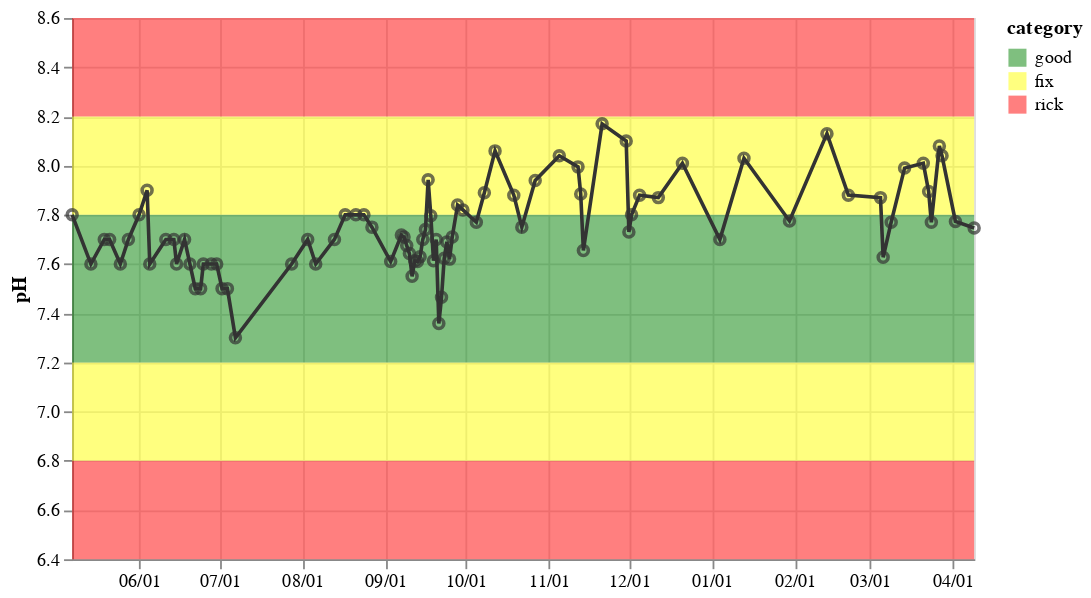

Source (notebook cell):
### Code cell
base = alt.Chart(readings.groupby('date', as_index=False).mean()).encode(
    x=alt.X('date:T', axis=alt.Axis(format='%m/%d'), title=None),
).properties(
    width=500,
    height=300
)

line = base.mark_line(color='#333').encode(
    alt.Y('ph_instrument:Q', title='pH')
)

points = line.mark_point(color='#333')

zones = alt.Chart(ph_ranges).mark_rect(opacity=.5).encode(
    y=alt.Y('low', scale=alt.Scale(domain=(6.5, 8.5))),
    y2='high',
    color=alt.Color('category:N', scale=alt.Scale(domain=ph_cats, range=ph_cat_colors))
)

# free_chlorine_line = base.mark_line(color='blue').encode(
#     alt.Y('free_chlorine:Q', title='Free Chlorine')
# )

zones + line + points

### Figure 1 — Vega-Lite specification as saved in the notebook (floating-point values rounded to 4 significant figures)
{"config": {"view": {"continuousWidth": 400, "continuousHeight": 300}}, "layer": [{"data": {"name": "data-18b98d4426c5dfb24dfddbeffcfc6075"}, "mark": {"type": "rect", "opacity": 0.5}, "encoding": {"color": {"field": "category", "scale": {"domain": ["good", "fix", "rick"], "range": ["green", "yellow", "red"]}, "type": "nominal"}, "y": {"field": "low", "scale": {"domain": [6.5, 8.5]}, "type": "quantitative"}, "y2": {"field": "high"}}}, {"data": {"name": "data-ae2f2d4b7a5aaa2c7feeb13bcc072a6a"}, "mark": {"type": "line", "color": "#333"}, "encoding": {"x": {"axis": {"format": "%m/%d"}, "field": "date", "title": null, "type": "temporal"}, "y": {"field": "ph_instrument", "title": "pH", "type": "quantitative"}}, "height": 300, "width": 500}, {"data": {"name": "data-ae2f2d4b7a5aaa2c7feeb13bcc072a6a"}, "mark": {"type": "point", "color": "#333"}, "encoding": {"x": {"axis": {"format": "%m/%d"}, "field": "date", "title": null, "type": "temporal"}, "y": {"field": "ph_instrument", "title": "pH", "type": "quantitative"}}, "height": 300, "width": 500}], "$schema": "https://vega.github.io/schema/vega-lite/v4.17.0.json", "datasets": {"data-18b98d4426c5dfb24dfddbeffcfc6075": [{"low": 6.4, "high": 6.8, "category": "rick"}, {"low": 6.8, "high": 7.2, "category": "fix"}, {"low": 7.2, "high": 7.8, "category": "good"}, {"low": 7.8, "high": 8.2, "category": "fix"}, {"low": 8.2, "high": 8.6, "category": "rick"}], "data-ae2f2d4b7a5aaa2c7feeb13bcc072a6a": [{"date": "2022-05-07T00:00:00", "total_hardness": 500.0, "total_chlorine": 5.0, "free_chlorine": 5.0, "ph_strip": null, "total_alkalinity": 120.0, "stabilizer": 50.0, "ph_instrument": 7.8, "water_temp": null}, {"date": "2022-05-14T00:00:00", "total_hardness": 500.0, "total_chlorine": 1.0, "free_chlorine": 0.0, "ph_strip": null, "total_alkalinity": 40.0, "stabilizer": 0.0, "ph_instrument": 7.6, "water_temp": 83.1}, {"date": "2022-05-19T00:00:00", "total_hardness": 250.0, "total_chlorine": 3.0, "free_chlorine": 3.0, "ph_strip": null, "total_alkalinity": 40.0, "stabilizer": 50.0, "ph_instrument": 7.7, "water_temp": 85.4}, {"date": "2022-05-21T00:00:00", "total_hardness": 500.0, "total_chlorine": 3.0, "free_chlorine": 1.0, "ph_strip": null, "total_alkalinity": 40.0, "stabilizer": 0.0, "ph_instrument": 7.7, "water_temp": 80.9}, {"date": "2022-05-25T00:00:00", "total_hardness": 500.0, "total_chlorine": 3.0, "free_chlorine": 1.0, "ph_strip": null, "total_alkalinity": 40.0, "stabilizer": 0.0, "ph_instrument": 7.6, "water_temp": 82.0}, {"date": "2022-05-28T00:00:00", "total_hardness": 500.0, "total_chlorine": 1.0, "free_chlorine": 1.0, "ph_strip": null, "total_alkalinity": 40.0, "stabilizer": 0.0, "ph_instrument": 7.7, "water_temp": 82.0}, {"date": "2022-06-01T00:00:00", "total_hardness": 500.0, "total_chlorine": 1.0, "free_chlorine": 1.0, "ph_strip": null, "total_alkalinity": 40.0, "stabilizer": 50.0, "ph_instrument": 7.8, "water_temp": 84.5}, {"date": "2022-06-04T00:00:00", "total_hardness": 250.0, "total_chlorine": 0.0, "free_chlorine": 0.0, "ph_strip": null, "total_alkalinity": 40.0, "stabilizer": 50.0, "ph_instrument": 7.9, "water_temp": 79.8}, {"date": "2022-06-05T00:00:00", "total_hardness": 500.0, "total_chlorine": 1.0, "free_chlorine": 0.0, "ph_strip": null, "total_alkalinity": 40.0, "stabilizer": 50.0, "ph_instrument": 7.6, "water_temp": 85.2}, {"date": "2022-06-11T00:00:00", "total_hardness": 500.0, "total_chlorine": 3.0, "free_chlorine": 3.0, "ph_strip": null, "total_alkalinity": 40.0, "stabilizer": 50.0, "ph_instrument": 7.7, "water_temp": 84.2}, {"date": "2022-06-14T00:00:00", "total_hardness": 500.0, "total_chlorine": 1.0, "free_chlorine": 1.0, "ph_strip": null, "total_alkalinity": 40.0, "stabilizer": 50.0, "ph_instrument": 7.7, "water_temp": 86.7}, {"date": "2022-06-15T00:00:00", "total_hardness": 500.0, "total_chlorine": 3.0, "free_chlorine": 3.0, "ph_strip": null, "total_alkalinity": 120.0, "stabilizer": 50.0, "ph_instrument": 7.6, "water_temp": 87.4}, {"date": "2022-06-18T00:00:00", "total_hardness": 500.0, "total_chlorine": 3.0, "free_chlorine": 1.0, "ph_strip": null, "total_alkalinity": 40.0, "stabilizer": 50.0, "ph_instrument": 7.7, "water_temp": 85.4}, {"date": "2022-06-20T00:00:00", "total_hardness": 500.0, "total_chlorine": 1.0, "free_chlorine": 1.0, "ph_strip": null, "total_alkalinity": 40.0, "stabilizer": 50.0, "ph_instrument": 7.6, "water_temp": 88.3}, {"date": "2022-06-22T00:00:00", "total_hardness": 250.0, "total_chlorine": 2.0, "free_chlorine": 1.5, "ph_strip": 6.8, "total_alkalinity": 40.0, "stabilizer": 0.0, "ph_instrument": 7.5, "water_temp": 83.8}, {"date": "2022-06-24T00:00:00", "total_hardness": 500.0, "total_chlorine": 3.0, "free_chlorine": 1.0, "ph_strip": 6.8, "total_alkalinity": 40.0, "stabilizer": 0.0, "ph_instrument": 7.5, "water_temp": 86.3}, {"date": "2022-06-25T00:00:00", "total_hardness": 500.0, "total_chlorine": 3.0, "free_chlorine": 3.0, "ph_strip": 6.8, "total_alkalinity": 40.0, "stabilizer": 0.0, "ph_instrument": 7.6, "water_temp": 86.3}, {"date": "2022-06-28T00:00:00", "total_hardness": 250.0, "total_chlorine": 0.5, "free_chlorine": 0.0, "ph_strip": 6.8, "total_alkalinity": 40.0, "stabilizer": 0.0, "ph_instrument": 7.6, "water_temp": 87.3}, {"date": "2022-06-30T00:00:00", "total_hardness": 250.0, "total_chlorine": 3.0, "free_chlorine": 3.0, "ph_strip": 6.8, "total_alkalinity": 40.0, "stabilizer": 0.0, "ph_instrument": 7.6, "water_temp": 84.5}, {"date": "2022-07-02T00:00:00", "total_hardness": 250.0, "total_chlorine": 3.0, "free_chlorine": 1.0, "ph_strip": 6.8, "total_alkalinity": 20.0, "stabilizer": 0.0, "ph_instrument": 7.5, "water_temp": 85.4}, {"date": "2022-07-04T00:00:00", "total_hardness": 250.0, "total_chlorine": 4.0, "free_chlorine": 1.5, "ph_strip": 6.8, "total_alkalinity": 20.0, "stabilizer": 0.0, "ph_instrument": 7.5, "water_temp": 88.6}, {"date": "2022-07-07T00:00:00", "total_hardness": 250.0, "total_chlorine": 15.0, "free_chlorine": 6.5, "ph_strip": 6.2, "total_alkalinity": 20.0, "stabilizer": 0.0, "ph_instrument": 7.3, "water_temp": 87.7}, {"date": "2022-07-28T00:00:00", "total_hardness": 250.0, "total_chlorine": 3.0, "free_chlorine": 3.0, "ph_strip": 6.8, "total_alkalinity": 20.0, "stabilizer": 40.0, "ph_instrument": 7.6, "water_temp": 85.6}, {"date": "2022-08-03T00:00:00", "total_hardness": 250.0, "total_chlorine": 3.0, "free_chlorine": 3.0, "ph_strip": 6.8, "total_alkalinity": 40.0, "stabilizer": 50.0, "ph_instrument": 7.7, "water_temp": 85.7}, {"date": "2022-08-06T00:00:00", "total_hardness": 250.0, "total_chlorine": 3.0, "free_chlorine": 2.5, "ph_strip": 6.8, "total_alkalinity": 30.0, "stabilizer": 20.0, "ph_instrument": 7.6, "water_temp": 87.25}, {"date": "2022-08-13T00:00:00", "total_hardness": 250.0, "total_chlorine": 1.0, "free_chlorine": 0.75, "ph_strip": 6.8, "total_alkalinity": 30.0, "stabilizer": 20.0, "ph_instrument": 7.7, "water_temp": 85.75}, {"date": "2022-08-17T00:00:00", "total_hardness": 250.0, "total_chlorine": 1.0, "free_chlorine": 0.5, "ph_strip": 6.8, "total_alkalinity": 40.0, "stabilizer": 40.0, "ph_instrument": 7.8, "water_temp": 88.3}, {"date": "2022-08-21T00:00:00", "total_hardness": 250.0, "total_chlorine": 1.0, "free_chlorine": 0.5, "ph_strip": 6.8, "total_alkalinity": 40.0, "stabilizer": 40.0, "ph_instrument": 7.8, "water_temp": 88.1}, {"date": "2022-08-24T00:00:00", "total_hardness": 250.0, "total_chlorine": 3.0, "free_chlorine": 3.0, "ph_strip": 6.8, "total_alkalinity": 40.0, "stabilizer": 40.0, "ph_instrument": 7.8, "water_temp": 89.4}, {"date": "2022-08-27T00:00:00", "total_hardness": 250.0, "total_chlorine": 3.0, "free_chlorine": 2.0, "ph_strip": 6.8, "total_alkalinity": 40.0, "stabilizer": 40.0, "ph_instrument": 7.75, "water_temp": 87.3}, {"date": "2022-09-03T00:00:00", "total_hardness": 500.0, "total_chlorine": 3.0, "free_chlorine": 1.0, "ph_strip": 6.8, "total_alkalinity": 40.0, "stabilizer": 40.0, "ph_instrument": 7.61, "water_temp": 88.47}, {"date": "2022-09-07T00:00:00", "total_hardness": 300.0, "total_chlorine": 2.2, "free_chlorine": 1.0, "ph_strip": 6.8, "total_alkalinity": 40.0, "stabilizer": 40.0, "ph_instrument": 7.718, "water_temp": 88.48}, {"date": "2022-09-08T00:00:00", "total_hardness": 250.0, "total_chlorine": 3.0, "free_chlorine": 3.0, "ph_strip": 6.8, "total_alkalinity": 40.0, "stabilizer": 20.0, "ph_instrument": 7.71, "water_temp": 86.1}, {"date": "2022-09-09T00:00:00", "total_hardness": 300.0, "total_chlorine": 5.0, "free_chlorine": 3.0, "ph_strip": 6.2, "total_alkalinity": 30.0, "stabilizer": 20.0, "ph_instrument": 7.675, "water_temp": 87.2}, {"date": "2022-09-10T00:00:00", "total_hardness": 250.0, "total_chlorine": 8.75, "free_chlorine": 8.125, "ph_strip": 6.9, "total_alkalinity": 25.0, "stabilizer": 10.0, "ph_instrument": 7.643, "water_temp": 86.25}, {"date": "2022-09-11T00:00:00", "total_hardness": 250.0, "total_chlorine": 99.0, "free_chlorine": 99.0, "ph_strip": 6.8, "total_alkalinity": 20.0, "stabilizer": 0.0, "ph_instrument": 7.55, "water_temp": 86.3}, {"date": "2022-09-12T00:00:00", "total_hardness": 250.0, "total_chlorine": 10.0, "free_chlorine": 10.0, "ph_strip": 6.8, "total_alkalinity": 20.0, "stabilizer": 0.0, "ph_instrument": 7.613, "water_temp": 85.93}, {"date": "2022-09-13T00:00:00", "total_hardness": 250.0, "total_chlorine": 7.5, "free_chlorine": 7.0, "ph_strip": 6.8, "total_alkalinity": 30.0, "stabilizer": 20.0, "ph_instrument": 7.61, "water_temp": 84.2}, {"date": "2022-09-14T00:00:00", "total_hardness": 250.0, "total_chlorine": 5.0, "free_chlorine": 5.0, "ph_strip": 6.8, "total_alkalinity": 40.0, "stabilizer": 40.0, "ph_instrument": 7.63, "water_temp": 85.9}, {"date": "2022-09-15T00:00:00", "total_hardness": 250.0, "total_chlorine": 10.0, "free_chlorine": 4.0, "ph_strip": 6.8, "total_alkalinity": 20.0, "stabilizer": 0.0, "ph_instrument": 7.7, "water_temp": 84.0}, {"date": "2022-09-16T00:00:00", "total_hardness": 250.0, "total_chlorine": 10.0, "free_chlorine": 4.0, "ph_strip": 6.8, "total_alkalinity": 20.0, "stabilizer": 0.0, "ph_instrument": 7.74, "water_temp": 84.9}, {"date": "2022-09-17T00:00:00", "total_hardness": 281.2, "total_chlorine": 99.0, "free_chlorine": 79.25, "ph_strip": 7.5, "total_alkalinity": 105.0, "stabilizer": 55.0, "ph_instrument": 7.942, "water_temp": 83.35}, {"date": "2022-09-18T00:00:00", "total_hardness": 250.0, "total_chlorine": 38.0, "free_chlorine": 11.67, "ph_strip": 6.933, "total_alkalinity": 80.0, "stabilizer": 40.0, "ph_instrument": 7.797, "water_temp": 82.92}, {"date": "2022-09-19T00:00:00", "total_hardness": 250.0, "total_chlorine": 69.33, "free_chlorine": 69.33, "ph_strip": 7.267, "total_alkalinity": 53.33, "stabilizer": 13.33, "ph_instrument": 7.613, "water_temp": 83.07}, {"date": "2022-09-20T00:00:00", "total_hardness": 250.0, "total_chlorine": 6.5, "free_chlorine": 5.25, "ph_strip": 6.8, "total_alkalinity": 40.0, "stabilizer": 30.0, "ph_instrument": 7.7, "water_temp": 85.0}, {"date": "2022-09-21T00:00:00", "total_hardness": 250.0, "total_chlorine": 0.8333, "free_chlorine": 0.25, "ph_strip": 6.467, "total_alkalinity": 46.67, "stabilizer": 6.667, "ph_instrument": 7.358, "water_temp": 84.5}, {"date": "2022-09-22T00:00:00", "total_hardness": 250.0, "total_chlorine": 2.5, "free_chlorine": 1.75, "ph_strip": 6.5, "total_alkalinity": 40.0, "stabilizer": 0.0, "ph_instrument": 7.465, "water_temp": 82.95}, {"date": "2022-09-23T00:00:00", "total_hardness": 250.0, "total_chlorine": 3.0, "free_chlorine": 2.0, "ph_strip": 6.2, "total_alkalinity": 40.0, "stabilizer": 0.0, "ph_instrument": 7.623, "water_temp": 83.67}, {"date": "2022-09-24T00:00:00", "total_hardness": 250.0, "total_chlorine": 3.0, "free_chlorine": 1.0, "ph_strip": 6.2, "total_alkalinity": 40.0, "stabilizer": 0.0, "ph_instrument": 7.69, "water_temp": 82.7}, {"date": "2022-09-25T00:00:00", "total_hardness": 250.0, "total_chlorine": 5.0, "free_chlorine": 5.0, "ph_strip": 6.2, "total_alkalinity": 40.0, "stabilizer": 0.0, "ph_instrument": 7.62, "water_temp": 84.2}, {"date": "2022-09-26T00:00:00", "total_hardness": 250.0, "total_chlorine": 5.0, "free_chlorine": 5.0, "ph_strip": 6.2, "total_alkalinity": 40.0, "stabilizer": 0.0, "ph_instrument": 7.71, "water_temp": 82.7}, {"date": "2022-09-28T00:00:00", "total_hardness": 250.0, "total_chlorine": 5.0, "free_chlorine": 5.0, "ph_strip": 6.8, "total_alkalinity": 40.0, "stabilizer": 0.0, "ph_instrument": 7.84, "water_temp": 79.1}, {"date": "2022-09-30T00:00:00", "total_hardness": 250.0, "total_chlorine": 3.0, "free_chlorine": 3.0, "ph_strip": 6.2, "total_alkalinity": 40.0, "stabilizer": 0.0, "ph_instrument": 7.82, "water_temp": 78.4}, {"date": "2022-10-05T00:00:00", "total_hardness": 250.0, "total_chlorine": 3.0, "free_chlorine": 0.0, "ph_strip": 6.8, "total_alkalinity": 40.0, "stabilizer": 0.0, "ph_instrument": 7.77, "water_temp": 76.8}, {"date": "2022-10-08T00:00:00", "total_hardness": 250.0, "total_chlorine": 3.0, "free_chlorine": 0.0, "ph_strip": 6.8, "total_alkalinity": 40.0, "stabilizer": 0.0, "ph_instrument": 7.89, "water_temp": 77.3}, {"date": "2022-10-12T00:00:00", "total_hardness": 250.0, "total_chlorine": 5.0, "free_chlorine": 5.0, "ph_strip": 6.8, "total_alkalinity": 40.0, "stabilizer": 0.0, "ph_instrument": 8.06, "water_temp": 81.3}, {"date": "2022-10-19T00:00:00", "total_hardness": 250.0, "total_chlorine": 5.0, "free_chlorine": 4.0, "ph_strip": 6.8, "total_alkalinity": 40.0, "stabilizer": 0.0, "ph_instrument": 7.88, "water_temp": 74.8}, {"date": "2022-10-22T00:00:00", "total_hardness": 250.0, "total_chlorine": 5.0, "free_chlorine": 4.0, "ph_strip": 6.8, "total_alkalinity": 40.0, "stabilizer": 0.0, "ph_instrument": 7.75, "water_temp": 73.7}, {"date": "2022-10-27T00:00:00", "total_hardness": 250.0, "total_chlorine": 3.0, "free_chlorine": 1.0, "ph_strip": 6.8, "total_alkalinity": 40.0, "stabilizer": 0.0, "ph_instrument": 7.94, "water_temp": 77.7}, {"date": "2022-11-05T00:00:00", "total_hardness": 250.0, "total_chlorine": 3.0, "free_chlorine": 3.0, "ph_strip": 6.8, "total_alkalinity": 40.0, "stabilizer": 0.0, "ph_instrument": 8.04, "water_temp": 78.8}, {"date": "2022-11-12T00:00:00", "total_hardness": 100.0, "total_chlorine": 1.5, "free_chlorine": 0.0, "ph_strip": 6.8, "total_alkalinity": 40.0, "stabilizer": 0.0, "ph_instrument": 7.995, "water_temp": 76.15}, {"date": "2022-11-13T00:00:00", "total_hardness": 100.0, "total_chlorine": 0.25, "free_chlorine": 0.0, "ph_strip": 6.8, "total_alkalinity": 40.0, "stabilizer": 0.0, "ph_instrument": 7.885, "water_temp": 76.8}, {"date": "2022-11-14T00:00:00", "total_hardness": 100.0, "total_chlorine": 0.5, "free_chlorine": 0.25, "ph_strip": 6.8, "total_alkalinity": 40.0, "stabilizer": 0.0, "ph_instrument": 7.655, "water_temp": 76.5}, {"date": "2022-11-21T00:00:00", "total_hardness": 100.0, "total_chlorine": 0.0, "free_chlorine": 0.0, "ph_strip": 6.8, "total_alkalinity": 40.0, "stabilizer": 0.0, "ph_instrument": 8.17, "water_temp": 70.1}, {"date": "2022-11-30T00:00:00", "total_hardness": 100.0, "total_chlorine": 0.0, "free_chlorine": 0.0, "ph_strip": 6.2, "total_alkalinity": 40.0, "stabilizer": 0.0, "ph_instrument": 8.1, "water_temp": 73.9}, {"date": "2022-12-01T00:00:00", "total_hardness": 100.0, "total_chlorine": 1.75, "free_chlorine": 0.5, "ph_strip": 6.8, "total_alkalinity": 30.0, "stabilizer": 0.0, "ph_instrument": 7.73, "water_temp": 73.35}, {"date": "2022-12-02T00:00:00", "total_hardness": 100.0, "total_chlorine": 1.0, "free_chlorine": 0.0, "ph_strip": 6.8, "total_alkalinity": 40.0, "stabilizer": 20.0, "ph_instrument": 7.8, "water_temp": 73.0}, {"date": "2022-12-05T00:00:00", "total_hardness": 100.0, "total_chlorine": 1.0, "free_chlorine": 0.0, "ph_strip": 6.8, "total_alkalinity": 40.0, "stabilizer": 0.0, "ph_instrument": 7.88, "water_temp": 72.5}, {"date": "2022-12-12T00:00:00", "total_hardness": 100.0, "total_chlorine": 3.0, "free_chlorine": 2.0, "ph_strip": 6.8, "total_alkalinity": 40.0, "stabilizer": 0.0, "ph_instrument": 7.87, "water_temp": 72.3}, {"date": "2022-12-21T00:00:00", "total_hardness": 100.0, "total_chlorine": 3.0, "free_chlorine": 3.0, "ph_strip": 6.2, "total_alkalinity": 40.0, "stabilizer": 0.0, "ph_instrument": 8.01, "water_temp": 66.9}, {"date": "2023-01-04T00:00:00", "total_hardness": 100.0, "total_chlorine": 5.0, "free_chlorine": 5.0, "ph_strip": 6.2, "total_alkalinity": 40.0, "stabilizer": 0.0, "ph_instrument": 7.7, "water_temp": 71.7}, {"date": "2023-01-13T00:00:00", "total_hardness": 100.0, "total_chlorine": 0.5, "free_chlorine": 0.5, "ph_strip": 6.8, "total_alkalinity": 40.0, "stabilizer": 0.0, "ph_instrument": 8.03, "water_temp": 67.6}, {"date": "2023-01-30T00:00:00", "total_hardness": 100.0, "total_chlorine": 0.75, "free_chlorine": 0.75, "ph_strip": 6.5, "total_alkalinity": 40.0, "stabilizer": 0.0, "ph_instrument": 7.775, "water_temp": 71.45}, {"date": "2023-02-13T00:00:00", "total_hardness": 100.0, "total_chlorine": 0.5, "free_chlorine": 0.0, "ph_strip": 6.8, "total_alkalinity": 40.0, "stabilizer": 0.0, "ph_instrument": 8.13, "water_temp": 68.8}, {"date": "2023-02-21T00:00:00", "total_hardness": 100.0, "total_chlorine": 1.0, "free_chlorine": 0.0, "ph_strip": 6.8, "total_alkalinity": 40.0, "stabilizer": 0.0, "ph_instrument": 7.88, "water_temp": 78.2}, {"date": "2023-03-05T00:00:00", "total_hardness": 100.0, "total_chlorine": 0.0, "free_chlorine": 0.0, "ph_strip": 6.8, "total_alkalinity": 40.0, "stabilizer": 0.0, "ph_instrument": 7.87, "water_temp": 79.2}, {"date": "2023-03-06T00:00:00", "total_hardness": 137.5, "total_chlorine": 7.5, "free_chlorine": 3.75, "ph_strip": 6.8, "total_alkalinity": 40.0, "stabilizer": 0.0, "ph_instrument": 7.628, "water_temp": 78.2}, {"date": "2023-03-09T00:00:00", "total_hardness": 100.0, "total_chlorine": 3.0, "free_chlorine": 2.0, "ph_strip": 6.8, "total_alkalinity": 40.0, "stabilizer": 0.0, "ph_instrument": 7.77, "water_temp": 76.1}, {"date": "2023-03-14T00:00:00", "total_hardness": 250.0, "total_chlorine": 1.0, "free_chlorine": 1.0, "ph_strip": 6.8, "total_alkalinity": 40.0, "stabilizer": 0.0, "ph_instrument": 7.99, "water_temp": 74.4}, {"date": "2023-03-21T00:00:00", "total_hardness": 100.0, "total_chlorine": 3.0, "free_chlorine": 2.0, "ph_strip": 6.8, "total_alkalinity": 40.0, "stabilizer": 0.0, "ph_instrument": 8.01, "water_temp": 64.7}, {"date": "2023-03-23T00:00:00", "total_hardness": 100.0, "total_chlorine": 3.0, "free_chlorine": 2.25, "ph_strip": 6.95, "total_alkalinity": 55.0, "stabilizer": 0.0, "ph_instrument": 7.895, "water_temp": 73.97}, {"date": "2023-03-24T00:00:00", "total_hardness": 100.0, "total_chlorine": 3.0, "free_chlorine": 2.0, "ph_strip": 6.8, "total_alkalinity": 40.0, "stabilizer": 0.0, "ph_instrument": 7.77, "water_temp": 75.2}, {"date": "2023-03-27T00:00:00", "total_hardness": 100.0, "total_chlorine": 3.0, "free_chlorine": 2.0, "ph_strip": 6.8, "total_alkalinity": 40.0, "stabilizer": 0.0, "ph_instrument": 8.08, "water_temp": 79.1}, {"date": "2023-03-28T00:00:00", "total_hardness": 100.0, "total_chlorine": 1.0, "free_chlorine": 1.0, "ph_strip": 6.8, "total_alkalinity": 100.0, "stabilizer": 0.0, "ph_instrument": 8.04, "water_temp": 81.75}, {"date": "2023-04-02T00:00:00", "total_hardness": 250.0, "total_chlorine": 3.0, "free_chlorine": 2.0, "ph_strip": 6.6, "total_alkalinity": 40.0, "stabilizer": 0.0, "ph_instrument": 7.773, "water_temp": 79.47}, {"date": "2023-04-09T00:00:00", "total_hardness": 250.0, "total_chlorine": 0.0, "free_chlorine": 0.0, "ph_strip": 6.4, "total_alkalinity": 46.67, "stabilizer": 0.0, "ph_instrument": 7.747, "water_temp": 78.5}]}}
